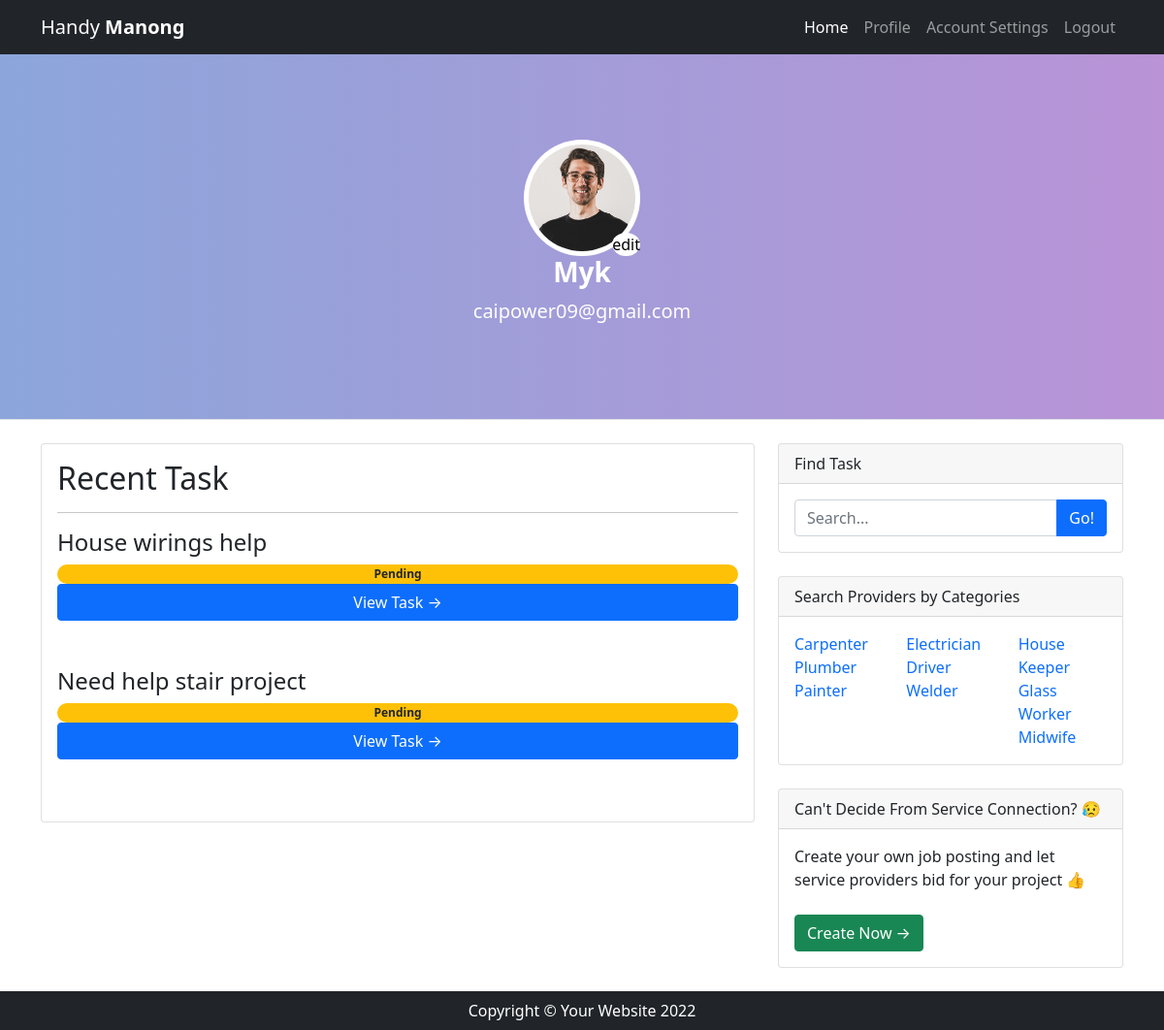
Page /home/profile.php (signed in) on the committed database.
### tables this page shows
CREATE TABLE `tbl_finder` (
  `finder_id` int(128) NOT NULL,
  `finder_name` varchar(128) NOT NULL,
  `finder_email` varchar(128) NOT NULL,
  `finder_password` varchar(128) NOT NULL
);

CREATE TABLE `tbl_task` (
  `id` int(128) NOT NULL,
  `task_finder` varchar(128) NOT NULL,
  `task_category` varchar(128) NOT NULL,
  `task_status` varchar(128) NOT NULL DEFAULT 'Pending',
  `task_desc` varchar(128) NOT NULL,
  `task_provider` int(128) DEFAULT NULL,
  `task_date` date NOT NULL DEFAULT current_timestamp(),
  `task_location` varchar(128) NOT NULL,
  `task_title` varchar(128) NOT NULL
);

### home/profile.php (the view, shortened to what this page needs)
<!DOCTYPE html>
<html lang="en">
    <head>
        <link href="styles.css" rel="stylesheet" />
        <link href="main.css" rel="stylesheet" />
    </head>
    <body>
        <nav class="navbar navbar-expand-lg navbar-dark bg-dark fixed-top">
            <div class="container">
                <a class="navbar-brand" href="finder.php">Handy <strong>Manong</strong></a>
                <div class="collapse navbar-collapse" id="navbarSupportedContent">
                    <ul class="navbar-nav ms-auto mb-2 mb-lg-0">
                        <li class="nav-item"><a class="nav-link active" href="#">Home</a></li>
                        <li class="nav-item"><a class="nav-link" href="profile.php">Profile</a></li>
                        <li class="nav-item"><a class="nav-link" href="account.php">Account Settings</a></li>
                        <li class="nav-item"><a class="nav-link" aria-current="page" href="../auth/logout.php">Logout</a></li>
                    </ul>
                </div>
            </div>
        </nav>
        <header class="mt-5 py-5 bg-light border-bottom mb-4 text-white">
            <div class="container">
                <div class="text-center my-5">
                    <div class="profile"><img src="../assets/images/team-6.jpg" alt="" srcset=""><span>edit</span></div>
                    <?php
                        require_once "../includes/connect.php";
                        $id = $_SESSION["id"];
                        $sql = "SELECT * FROM tbl_finder WHERE finder_id = $id";
                        $result = mysqli_query($conn, $sql);
                        $num = mysqli_num_rows($result);
                        if(empty($num)){
                            header("location: ../auth/signin.php?error=loginrequired");
                        }
                        else{
                            while($row = mysqli_fetch_array($result)){
                    ?>
                    <h3 class="fw-bolder"><?php echo $row["finder_name"]?></h3>
                    <p class="lead mb-0"><?php echo $row["finder_email"]?></p>
                    <?php
                            }
                        };
                    ?>
                </div>
            </div>
        </header>
        <div class="container">
            <div class="row">
                <div class="col-lg-8">
                    <?php
                    if(isset($_POST["search"])){
                        echo "<h2 class=\"card-title\">Task</h2>";
                    echo "<div class=\"row row-cols-1 row-cols-md-2\">";
                            require_once "../includes/connect.php";
                            $id = $_SESSION["id"];
                            $search = $_POST['search'];
                            $sql = "SELECT * FROM `tbl_task` WHERE ((task_title LIKE '%$search%') OR (task_desc LIKE '%$search%')) AND task_finder = $id ORDER BY id DESC";
                            $result = mysqli_query($conn, $sql);
                                $num = mysqli_num_rows($result);
                                if($num == 0) {
                                    echo "<i mb-5>No related task to show.</i>";
                                }else{
                                    while($row = mysqli_fetch_array($result)){
                                        echo "<div class=\"col\">";
                                        echo "<div class=\"card mb-4\">";
                                        echo "<div class=\"card-body\">";
                                        $date=date_create($row['task_date']);
                                        echo "<h2 class=\"card-title h4\">".$row['task_title']."</h2>";
                                        echo "<div class=\"small text-muted\">".date_format($date,"F d, Y")."</div>";
                                        if($row['task_status']=='Pending'){
                                            echo "<span class=\"badge rounded-pill bg-warning text-dark\">".$row['task_status']."</span>";
                                        }elseif($row['task_status']=='Assigned'){
                                            echo "<span class=\"badge rounded-pill bg-info text-dark\">".$row['task_status']."</span>";
                                        }elseif($row['task_status']=='Rejected'){
                                            echo "<span class=\"badge rounded-pill bg-danger\">".$row['task_status']."</span>";
                                        }elseif($row['task_status']=='Done'){
                                            echo "<span class=\"badge rounded-pill bg-success\">".$row['task_status']."</span>";
                                        }else{
                                            header("location: finder.php?error=undefine");
                                        }
                                        echo "<p class=\"card-text related\">".$row['task_desc']."</p>";
                                        echo "<a class=\"btn btn-primary\" href=\"task-view.php?uid=".$_SESSION["id"]."&tid=".$row['id']."&category=".$row['task_category']."\">Learn more →</a>";
                                        echo "</div>";
                                        echo "</div>";
                                        echo "</div>";
                                    }
                                }
                    echo "</div>";
                    }else{
                        echo "<div class=\"card mb-4\">";
                        echo "<div class=\"card-body\">";
                            echo "<h2 class=\"card-title\">Recent Task</h2>";
                            echo "<hr>";
                                require_once "../includes/connect.php";
                                $id = $_SESSION["id"];
                                $sql = "SELECT * FROM `tbl_task` WHERE task_finder = $id ORDER BY id DESC";
                                $result = mysqli_query($conn, $sql);
                                $num = mysqli_num_rows($result);
                                if($num == 0) {
                                    echo "<i>No related task.</i>";
                                }else{
                                    while($row = mysqli_fetch_array($result)){
                                       echo "<div class=\"prof_tasks\">";
                                       echo "<h2 class=\"card-title h4 position-relative\">".stripslashes($row['task_title'])."</h2>";
                                       if($row['task_status']=='Pending'){
                                           echo "<span class=\"badge rounded-pill bg-warning text-dark\">".$row['task_status']."</span>";
                                       }elseif($row['task_status']=='Assigned'){
                                           echo "<span class=\"badge rounded-pill bg-info text-dark\">".$row['task_status']."</span>";
                                       }elseif($row['task_status']=='Rejected'){
                                           echo "<span class=\"badge rounded-pill bg-danger\">".$row['task_status']."</span>";
                                       }elseif($row['task_status']=='Done'){
                                           echo "<span class=\"badge rounded-pill bg-success\">".$row['task_status']."</span>";
                                       }else{
                                           header("location: finder.php?error=undefine");
                                       }
                                       echo "<a class=\"btn btn-primary mb-5\" href=\"task-view.php?uid=".$_SESSION["id"]."&tid=".$row['id']."&category=".$row['task_category']."\">View Task →</a>";
                                       echo "</div>";
                                    }
                                }
                        echo"</div>";
                    echo "</div>";
                    }
                    ?>
                </div>
                <div class="col-lg-4">
                    <div class="card mb-4">
                        <div class="card-header">Find Task</div>
                        <div class="card-body">
                        <form role="form" action="finder.php" method="post">
                            <div class="input-group">
                                <input class="form-control" type="text" placeholder="Search..." aria-label="Search..." aria-describedby="button-search" name="search" required/>
                                <button class="btn btn-primary" id="button-search" type="submit" name="submit">Go!</button>
                            </div>
                        </form>
                        </div>
                    </div>
                    <div class="card mb-4">
                        <div class="card-header">Search Providers by Categories</div>
                        <div class="card-body">
                            <div class="row">
                                <div class="col-sm-4">
                                    <ul class="list-unstyled mb-0">
                                    <form action="search.php" method="post">
                                        <li><input type="submit" value="Carpenter"  name="search" style="all:unset;color:#0D6EFD;cursor: pointer;"></li>
                                        <li><input type="submit" value="Plumber"  name="search" style="all:unset;color:#0D6EFD;cursor: pointer;"></li>
                                        <li><input type="submit" value="Painter"  name="search" style="all:unset;color:#0D6EFD;cursor: pointer;"></li>
                                    </form>
                                    </ul>
                                </div>
                                <div class="col-sm-4">
                                    <ul class="list-unstyled mb-0">
                                    <form action="search.php" method="post">
                                        <li><input type="submit" value="Electrician"  name="search" style="all:unset;color:#0D6EFD;cursor: pointer;"></li>
                                        <li><input type="submit" value="Driver"  name="search" style="all:unset;color:#0D6EFD;cursor: pointer;"></li>
                                        <li><input type="submit" value="Welder"  name="search" style="all:unset;color:#0D6EFD;cursor: pointer;"></li>
                                    </form>
                                    </ul>
                                </div>
                                <div class="col-sm-4">
                                    <ul class="list-unstyled mb-0">
                                    <form action="search.php" method="post">
                                        <li><input type="submit" value="House Keeper"  name="search" style="all:unset;color:#0D6EFD;cursor: pointer;"></li>
                                        <li><input type="submit" value="Glass Worker"  name="search" style="all:unset;color:#0D6EFD;cursor: pointer;"></li>
                                        <li><input type="submit" value="Midwife"  name="search" style="all:unset;color:#0D6EFD;cursor: pointer;"></li>
                                    </form>
                                    </ul>
                                </div>
                            </div>
                        </div>
                    </div>
                    <div class="card mb-4">
                        <div class="card-header">Can't Decide From Service Connection? &#128549</div>
                        <div class="card-body">Create your own job posting and let service providers bid for your project &#128077
                            <br><br>
                        <a class="btn btn-success" href="task-create.php">Create Now →</a>
                        </div>
                    </div>
                </div>
            </div>
        </div>
        <footer class="py-2 bg-dark">
            <div class="container"><p class="m-0 text-center text-white">Copyright &copy; Your Website 2022</p></div>
        </footer>
    </body>
</html>

### home/main.css (style rules this page uses)
header.bg-light { background: #B993D6; background: -webkit-linear-gradient(to right, #8CA6DB, #B993D6); background: linear-gradient(to right, #8CA6DB, #B993D6); }

### home/profile.php (style rules this page uses)
.prof_tasks { display:flex; flex-direction:column; }
.profile { height: 120px; width: 120px; background-color:#fff; margin:auto; border-radius:50%; display:flex; align-items:center; justify-content:center; position:relative; }
.profile img { width:auto; height:110px; border-radius:50%; }
.profile span { position:absolute; bottom:0; right:0; background-color:#fff; color:#000; border-radius:50%; }

### rows in the picture
tbl_finder: finder_name "Myk", finder_email "caipower09@gmail.com"
tbl_task: task_title "House wirings help", task_status "Pending"
tbl_task: task_title "Need help stair project", task_status "Pending"
